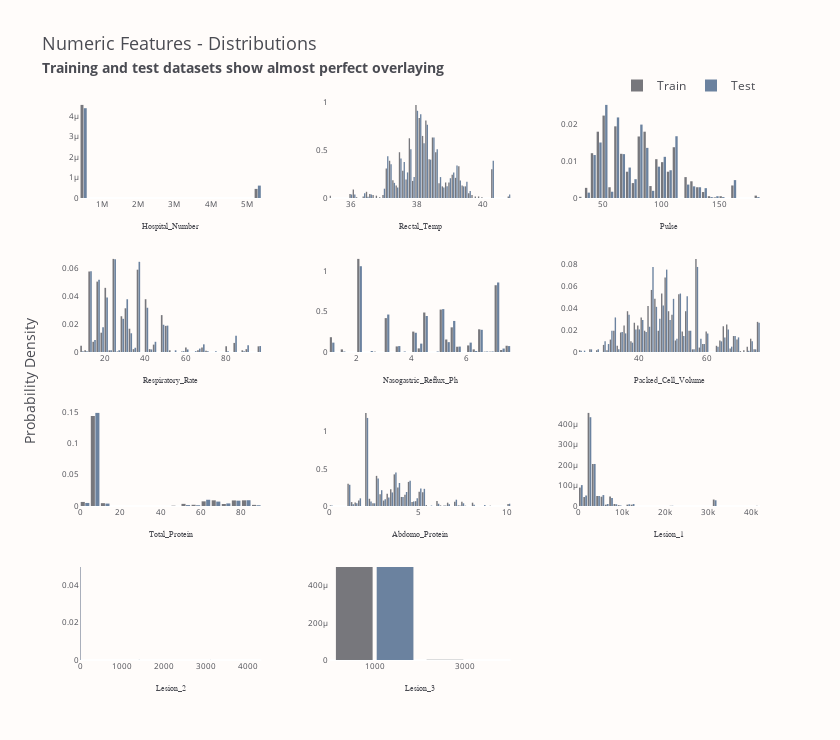

This figure's notebook cell:
### Code cell
num_features = train.select_dtypes("number").columns.to_list()
fig = draw_dist_for_group("Numeric", num_features, height=740)
fig.show()

### Figure 1 — Plotly figure (JSON) as saved in the notebook; plotly's stock layout.template omitted (floating-point values rounded to 4 significant figures; data arrays with more than 128 entries replaced by an {"elided": "..."} marker saying what was removed)
{"data": [{"histnorm": "probability density", "legendgroup": "Train", "marker": {"color": "#4A4B52", "line": {"width": 0}}, "name": "Train", "opacity": 0.75, "showlegend": true, "type": "histogram", "x": {"elided": "1235 int values"}, "xaxis": "x", "yaxis": "y"}, {"histnorm": "probability density", "legendgroup": "Train", "marker": {"color": "#4A4B52", "line": {"width": 0}}, "name": "Train", "opacity": 0.75, "showlegend": false, "type": "histogram", "x": {"elided": "1235 float values"}, "xaxis": "x2", "yaxis": "y2"}, {"histnorm": "probability density", "legendgroup": "Train", "marker": {"color": "#4A4B52", "line": {"width": 0}}, "name": "Train", "opacity": 0.75, "showlegend": false, "type": "histogram", "x": {"elided": "1235 int values"}, "xaxis": "x3", "yaxis": "y3"}, {"histnorm": "probability density", "legendgroup": "Train", "marker": {"color": "#4A4B52", "line": {"width": 0}}, "name": "Train", "opacity": 0.75, "showlegend": false, "type": "histogram", "x": {"elided": "1235 int values"}, "xaxis": "x4", "yaxis": "y4"}, {"histnorm": "probability density", "legendgroup": "Train", "marker": {"color": "#4A4B52", "line": {"width": 0}}, "name": "Train", "opacity": 0.75, "showlegend": false, "type": "histogram", "x": {"elided": "1235 float values"}, "xaxis": "x5", "yaxis": "y5"}, {"histnorm": "probability density", "legendgroup": "Train", "marker": {"color": "#4A4B52", "line": {"width": 0}}, "name": "Train", "opacity": 0.75, "showlegend": false, "type": "histogram", "x": {"elided": "1235 float values"}, "xaxis": "x6", "yaxis": "y6"}, {"histnorm": "probability density", "legendgroup": "Train", "marker": {"color": "#4A4B52", "line": {"width": 0}}, "name": "Train", "opacity": 0.75, "showlegend": false, "type": "histogram", "x": {"elided": "1235 float values"}, "xaxis": "x7", "yaxis": "y7"}, {"histnorm": "probability density", "legendgroup": "Train", "marker": {"color": "#4A4B52", "line": {"width": 0}}, "name": "Train", "opacity": 0.75, "showlegend": false, "type": "histogram", "x": {"elided": "1235 float values"}, "xaxis": "x8", "yaxis": "y8"}, {"histnorm": "probability density", "legendgroup": "Train", "marker": {"color": "#4A4B52", "line": {"width": 0}}, "name": "Train", "opacity": 0.75, "showlegend": false, "type": "histogram", "x": {"elided": "1235 int values"}, "xaxis": "x9", "yaxis": "y9"}, {"histnorm": "probability density", "legendgroup": "Train", "marker": {"color": "#4A4B52", "line": {"width": 0}}, "name": "Train", "opacity": 0.75, "showlegend": false, "type": "histogram", "x": {"elided": "1235 int values"}, "xaxis": "x10", "yaxis": "y10"}, {"histnorm": "probability density", "legendgroup": "Train", "marker": {"color": "#4A4B52", "line": {"width": 0}}, "name": "Train", "opacity": 0.75, "showlegend": false, "type": "histogram", "x": {"elided": "1235 int values"}, "xaxis": "x11", "yaxis": "y11"}, {"histnorm": "probability density", "legendgroup": "Test", "marker": {"color": "#3A5A81", "line": {"width": 0}}, "name": "Test", "opacity": 0.75, "showlegend": true, "type": "histogram", "x": {"elided": "824 int values"}, "xaxis": "x", "yaxis": "y"}, {"histnorm": "probability density", "legendgroup": "Test", "marker": {"color": "#3A5A81", "line": {"width": 0}}, "name": "Test", "opacity": 0.75, "showlegend": false, "type": "histogram", "x": {"elided": "824 float values"}, "xaxis": "x2", "yaxis": "y2"}, {"histnorm": "probability density", "legendgroup": "Test", "marker": {"color": "#3A5A81", "line": {"width": 0}}, "name": "Test", "opacity": 0.75, "showlegend": false, "type": "histogram", "x": {"elided": "824 int values"}, "xaxis": "x3", "yaxis": "y3"}, {"histnorm": "probability density", "legendgroup": "Test", "marker": {"color": "#3A5A81", "line": {"width": 0}}, "name": "Test", "opacity": 0.75, "showlegend": false, "type": "histogram", "x": {"elided": "824 int values"}, "xaxis": "x4", "yaxis": "y4"}, {"histnorm": "probability density", "legendgroup": "Test", "marker": {"color": "#3A5A81", "line": {"width": 0}}, "name": "Test", "opacity": 0.75, "showlegend": false, "type": "histogram", "x": {"elided": "824 float values"}, "xaxis": "x5", "yaxis": "y5"}, {"histnorm": "probability density", "legendgroup": "Test", "marker": {"color": "#3A5A81", "line": {"width": 0}}, "name": "Test", "opacity": 0.75, "showlegend": false, "type": "histogram", "x": {"elided": "824 float values"}, "xaxis": "x6", "yaxis": "y6"}, {"histnorm": "probability density", "legendgroup": "Test", "marker": {"color": "#3A5A81", "line": {"width": 0}}, "name": "Test", "opacity": 0.75, "showlegend": false, "type": "histogram", "x": {"elided": "824 float values"}, "xaxis": "x7", "yaxis": "y7"}, {"histnorm": "probability density", "legendgroup": "Test", "marker": {"color": "#3A5A81", "line": {"width": 0}}, "name": "Test", "opacity": 0.75, "showlegend": false, "type": "histogram", "x": {"elided": "824 float values"}, "xaxis": "x8", "yaxis": "y8"}, {"histnorm": "probability density", "legendgroup": "Test", "marker": {"color": "#3A5A81", "line": {"width": 0}}, "name": "Test", "opacity": 0.75, "showlegend": false, "type": "histogram", "x": {"elided": "824 int values"}, "xaxis": "x9", "yaxis": "y9"}, {"histnorm": "probability density", "legendgroup": "Test", "marker": {"color": "#3A5A81", "line": {"width": 0}}, "name": "Test", "opacity": 0.75, "showlegend": false, "type": "histogram", "x": {"elided": "824 int values"}, "xaxis": "x10", "yaxis": "y10"}, {"histnorm": "probability density", "legendgroup": "Test", "marker": {"color": "#3A5A81", "line": {"width": 0}}, "name": "Test", "opacity": 0.75, "showlegend": false, "type": "histogram", "x": {"elided": "824 int values"}, "xaxis": "x11", "yaxis": "y11"}], "layout": {"annotations": [{"font": {"size": 14}, "showarrow": false, "text": "Probability Density", "textangle": -90, "x": 0, "xanchor": "right", "xref": "paper", "xshift": -40, "y": 0.5, "yanchor": "middle", "yref": "paper"}], "bargap": 0.1, "bargroupgap": 0.1, "font": {"color": "#4A4B52"}, "height": 740, "legend": {"orientation": "h", "title": {"text": ""}, "x": 1, "xanchor": "right", "y": 1, "yanchor": "bottom"}, "paper_bgcolor": "#FFFCFA", "plot_bgcolor": "#FFFCFA", "title": {"font": {"size": 18}, "text": "Numeric Features - Distributions<br><span style='font-size: 75%; font-weight: bold;'>Training and test datasets show almost perfect overlaying</span>"}, "width": 840, "xaxis": {"anchor": "y", "domain": [0, 0.2667], "showgrid": false, "tickfont": {"size": 8}, "title": {"font": {"family": "Arial Black", "size": 8}, "text": "Hospital_Number"}}, "xaxis10": {"anchor": "y10", "domain": [0, 0.2667], "showgrid": false, "tickfont": {"size": 8}, "title": {"font": {"family": "Arial Black", "size": 8}, "text": "Lesion_2"}}, "xaxis11": {"anchor": "y11", "domain": [0.3667, 0.6333], "showgrid": false, "tickfont": {"size": 8}, "title": {"font": {"family": "Arial Black", "size": 8}, "text": "Lesion_3"}}, "xaxis12": {"anchor": "y12", "domain": [0.7333, 1]}, "xaxis2": {"anchor": "y2", "domain": [0.3667, 0.6333], "showgrid": false, "tickfont": {"size": 8}, "title": {"font": {"family": "Arial Black", "size": 8}, "text": "Rectal_Temp"}}, "xaxis3": {"anchor": "y3", "domain": [0.7333, 1], "showgrid": false, "tickfont": {"size": 8}, "title": {"font": {"family": "Arial Black", "size": 8}, "text": "Pulse"}}, "xaxis4": {"anchor": "y4", "domain": [0, 0.2667], "showgrid": false, "tickfont": {"size": 8}, "title": {"font": {"family": "Arial Black", "size": 8}, "text": "Respiratory_Rate"}}, "xaxis5": {"anchor": "y5", "domain": [0.3667, 0.6333], "showgrid": false, "tickfont": {"size": 8}, "title": {"font": {"family": "Arial Black", "size": 8}, "text": "Nasogastric_Reflux_Ph"}}, "xaxis6": {"anchor": "y6", "domain": [0.7333, 1], "showgrid": false, "tickfont": {"size": 8}, "title": {"font": {"family": "Arial Black", "size": 8}, "text": "Packed_Cell_Volume"}}, "xaxis7": {"anchor": "y7", "domain": [0, 0.2667], "showgrid": false, "tickfont": {"size": 8}, "title": {"font": {"family": "Arial Black", "size": 8}, "text": "Total_Protein"}}, "xaxis8": {"anchor": "y8", "domain": [0.3667, 0.6333], "showgrid": false, "tickfont": {"size": 8}, "title": {"font": {"family": "Arial Black", "size": 8}, "text": "Abdomo_Protein"}}, "xaxis9": {"anchor": "y9", "domain": [0.7333, 1], "showgrid": false, "tickfont": {"size": 8}, "title": {"font": {"family": "Arial Black", "size": 8}, "text": "Lesion_1"}}, "yaxis": {"anchor": "x", "domain": [0.825, 1], "showgrid": false, "tickfont": {"size": 8}}, "yaxis10": {"anchor": "x10", "domain": [0, 0.175], "showgrid": false, "tickfont": {"size": 8}}, "yaxis11": {"anchor": "x11", "domain": [0, 0.175], "showgrid": false, "tickfont": {"size": 8}}, "yaxis12": {"anchor": "x12", "domain": [0, 0.175]}, "yaxis2": {"anchor": "x2", "domain": [0.825, 1], "showgrid": false, "tickfont": {"size": 8}}, "yaxis3": {"anchor": "x3", "domain": [0.825, 1], "showgrid": false, "tickfont": {"size": 8}}, "yaxis4": {"anchor": "x4", "domain": [0.55, 0.725], "showgrid": false, "tickfont": {"size": 8}}, "yaxis5": {"anchor": "x5", "domain": [0.55, 0.725], "showgrid": false, "tickfont": {"size": 8}}, "yaxis6": {"anchor": "x6", "domain": [0.55, 0.725], "showgrid": false, "tickfont": {"size": 8}}, "yaxis7": {"anchor": "x7", "domain": [0.275, 0.45], "showgrid": false, "tickfont": {"size": 8}}, "yaxis8": {"anchor": "x8", "domain": [0.275, 0.45], "showgrid": false, "tickfont": {"size": 8}}, "yaxis9": {"anchor": "x9", "domain": [0.275, 0.45], "showgrid": false, "tickfont": {"size": 8}}}}
